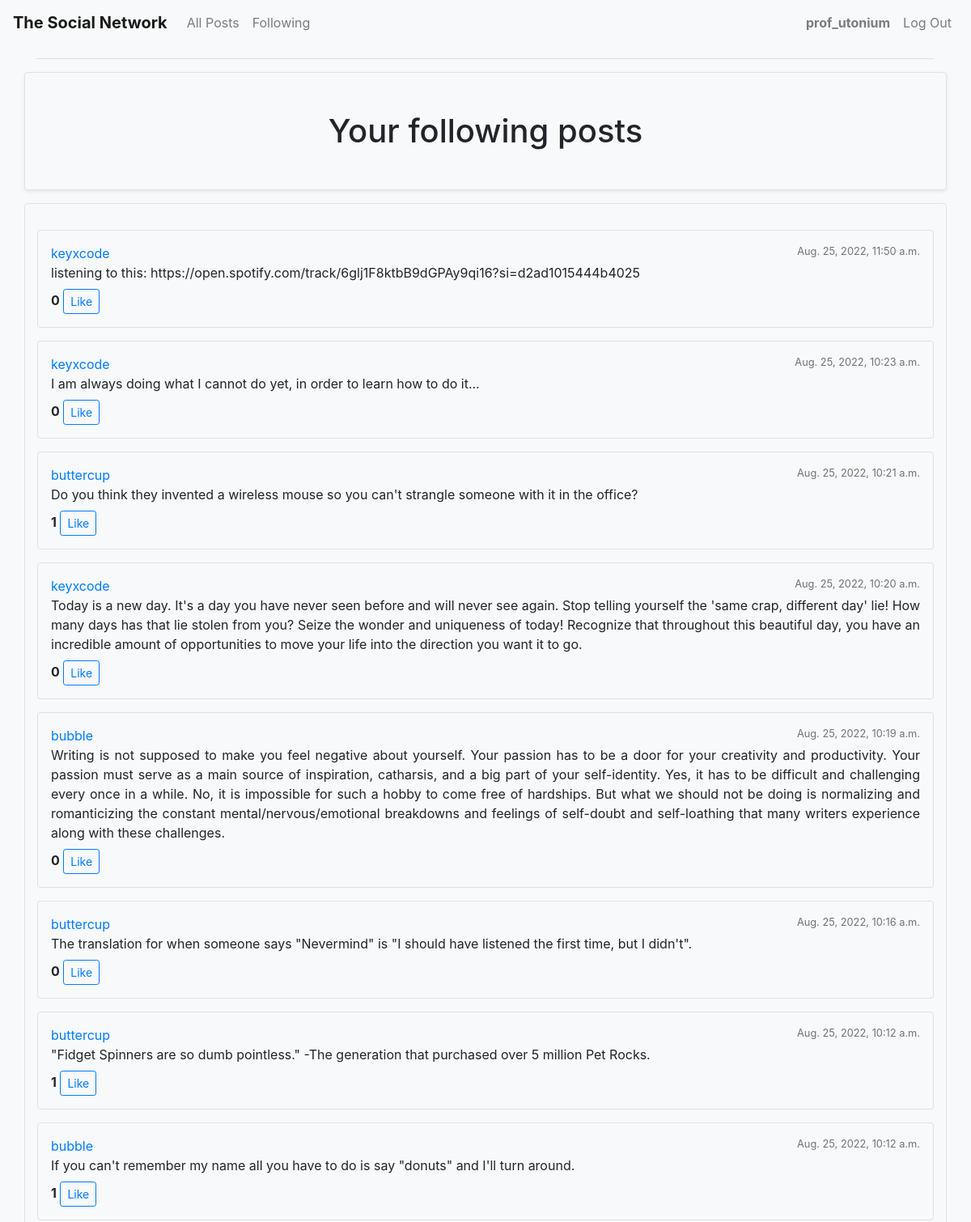
Before: /profile/following (signed in, upper part) with the older database file.
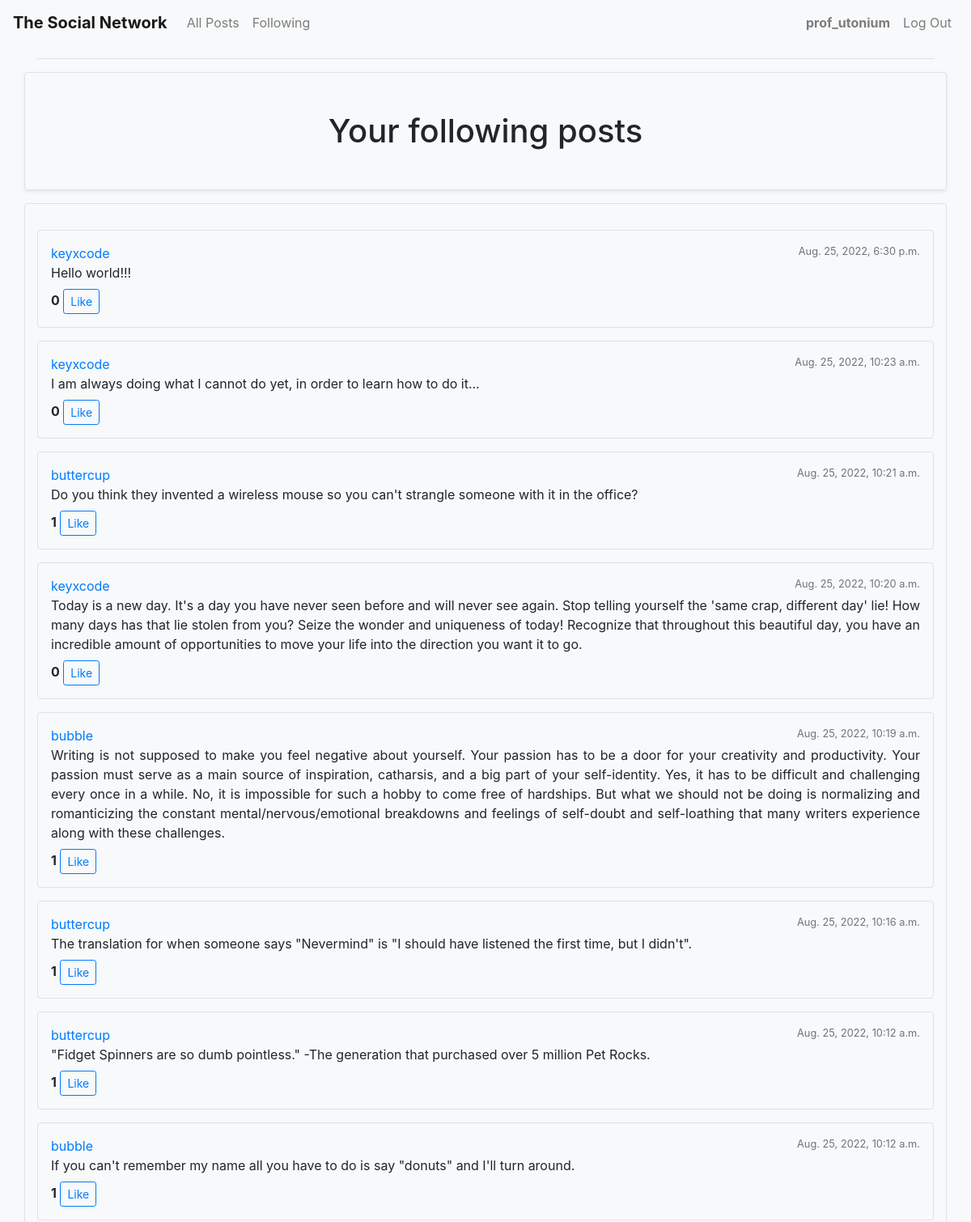
After: the same page with the newer database file.
### network/models.py (models this page shows, shortened)
class Post(models.Model):
    content = models.TextField()
    poster = models.ForeignKey("User", on_delete=models.CASCADE, null=True, related_name="all_posts")
    timestamp = models.DateTimeField(auto_now_add=True)
    likers = models.ManyToManyField("User", blank=True, related_name="liked_post")

class User(AbstractUser, models.Model):
    followers = models.ManyToManyField("User", blank="true", related_name="follow")
    follows = models.ManyToManyField("User", blank="true", related_name="followed_by")

### network/views.py (the view)
# urls.py: path("profile/following", views.following, name="following"),
@login_required
def following(request):
    follows = User.objects.get(username=request.user).follows.all()
    posts = Post.objects.filter(poster__in=follows).order_by('-timestamp')
    p = paginate_posts(request, posts)
    return render(request, "network/following.html", {
        "page_obj": p.get("page_obj"),
        "page_range": p.get("page_range"),
        "need_paginated": p.get("need_paginated")
    })

### network/views.py (called while the page is built)
def paginate_posts(request, posts):
    paginator = Paginator(posts, 10)
    page_number = request.GET.get('page')
    p = dict()
    p["page_obj"] = paginator.get_page(page_number)
    p["page_range"] = range(1, paginator.num_pages + 1)
    p["need_paginated"] = True if (paginator.num_pages > 1) else False
    return p

### network/templates/network/following.html (shortened to what this page needs)
{% extends "network/layout.html" %}
{% load static %}
{% block body %}
    <div class="row border rounded shadow-sm my-3">
        <div class="col p-5 text-center">
            <span class="h1">Your following posts</span>
        </div>
    </div>
    {% include 'network/posts.html' %}
{% endblock %}

### network/templates/network/posts.html (shortened to what this page needs)
<div class="border rounded row mb-3 py-3">
    <div class="col">
        {% if page_obj %}
            {% for post in page_obj %}
                <div class="border rounded p-3 my-3 hover-box">
                    <div class="row">
                        <div class="col">
                            <div class="d-flex">
                                <a href="{% url 'profile' post.poster.id %}">{{ post.poster }}</a>
                                <span class="ml-auto small text-muted">{{ post.timestamp }}</span>
                            </div>
                            <div class="mb-2 text-justify">
                                <span id="post-{{ post.id }}">{{ post.content }}</span>
                            </div>
                            <div>
                                <span class="font-weight-bold" id="like-count-{{ post.id }}">{{ post.likers.all.count }}</span>
                                {% if request.user in post.likers.all %}
                                    <button class="btn btn-primary btn-sm like-button" data-post="{{ post.id }}">Unlike</button>
                                {% else %}
                                    <button class="btn btn-outline-primary btn-sm like-button" data-post="{{ post.id }}">Like</button>
                                {% endif %}
                            </div>
                        </div>
                    </div>
                </div>
            {% endfor %}
        {% else %}
            It's empty here!
        {% endif %}
    </div>
</div>

Changed rows visible on the page:
removed Post: poster "keyxcode", timestamp "Aug. 25, 2022, 11:50 a.m.", content "listening to this: https://open.spotify.com/track/6glj1F8ktbB9dGPAy9qi16?si=d2ad1015444b4025", likers.all.count "0"
added Post: poster "keyxcode", timestamp "Aug. 25, 2022, 6:30 p.m.", content "Hello world!!!", likers.all.count "0"
computed for Post "Aug. 25, 2022, 10:19 a.m.": likers.all.count "0" → "1"
computed for Post "Aug. 25, 2022, 10:16 a.m.": likers.all.count "0" → "1"
